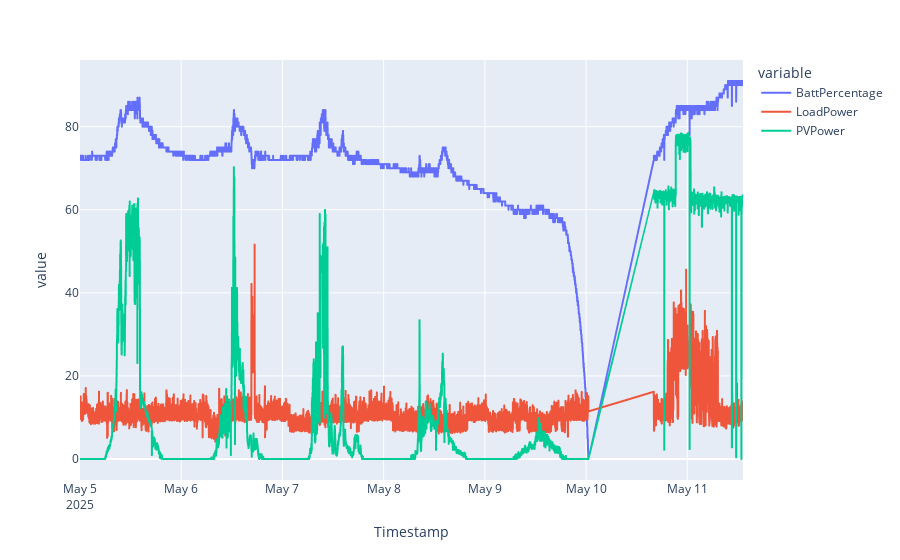

Source (notebook cell):
### Markdown cell above
## Plotting with Plotly
Using plotly.express
[Plotly docs](https://plotly.com/python/line-charts/)

### Code cell
fig = px.line(resampled_df, x=Timestamp, y=[BattPercentage, LoadPower, PVPower])
fig.show()

# fig = px.line(resampled_df, x=Timestamp, y=[PVPower])
# fig.update_traces(line_color='#008F00')
# fig.show()

# fig = px.line(resampled_df, x=Timestamp, y=[BattChargeCurrent, PVCurrent, PVVoltage, PVPower])
# # fig.update_traces(line_color='#0000FF')
# fig.show()

# fig = px.line(resampled_df, x=Timestamp, y=[LoadPower])
# fig.update_traces(line_color='#ff0000')
# fig.show()

### Figure 1 — Plotly figure (JSON) as saved in the notebook; plotly's stock layout.template omitted (floating-point values rounded to 4 significant figures; data arrays with more than 128 entries replaced by an {"elided": "..."} marker saying what was removed)
{"data": [{"hovertemplate": "variable=BattPercentage<br>Timestamp=%{x}<br>value=%{y}<extra></extra>", "legendgroup": "BattPercentage", "line": {"color": "#636efa", "dash": "solid"}, "marker": {"symbol": "circle"}, "mode": "lines", "name": "BattPercentage", "showlegend": true, "type": "scattergl", "x": {"elided": "7213 str values"}, "xaxis": "x", "y": {"elided": "7213 float values"}, "yaxis": "y"}, {"hovertemplate": "variable=LoadPower<br>Timestamp=%{x}<br>value=%{y}<extra></extra>", "legendgroup": "LoadPower", "line": {"color": "#EF553B", "dash": "solid"}, "marker": {"symbol": "circle"}, "mode": "lines", "name": "LoadPower", "showlegend": true, "type": "scattergl", "x": {"elided": "7213 str values"}, "xaxis": "x", "y": {"elided": "7213 float values"}, "yaxis": "y"}, {"hovertemplate": "variable=PVPower<br>Timestamp=%{x}<br>value=%{y}<extra></extra>", "legendgroup": "PVPower", "line": {"color": "#00cc96", "dash": "solid"}, "marker": {"symbol": "circle"}, "mode": "lines", "name": "PVPower", "showlegend": true, "type": "scattergl", "x": {"elided": "7213 str values"}, "xaxis": "x", "y": {"elided": "7213 float values"}, "yaxis": "y"}], "layout": {"legend": {"title": {"text": "variable"}, "tracegroupgap": 0}, "margin": {"t": 60}, "xaxis": {"anchor": "y", "domain": [0, 1], "title": {"text": "Timestamp"}}, "yaxis": {"anchor": "x", "domain": [0, 1], "title": {"text": "value"}}}}
